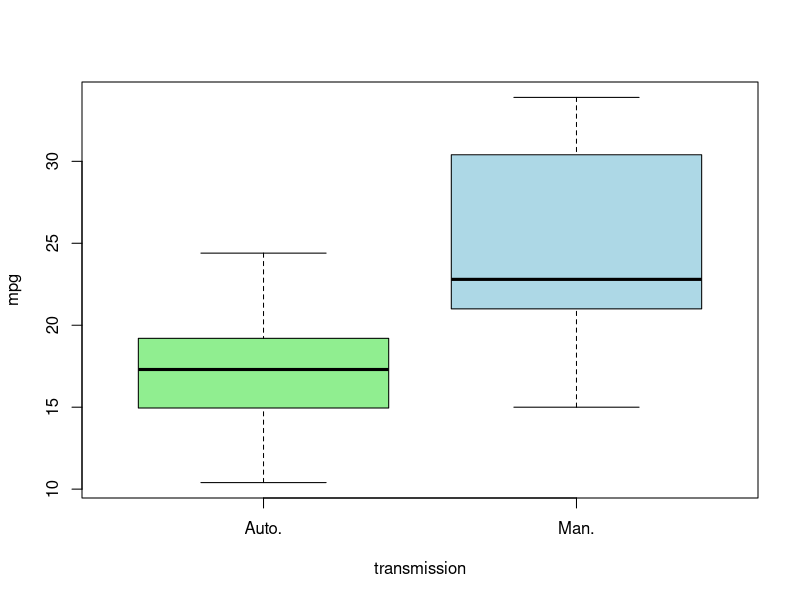
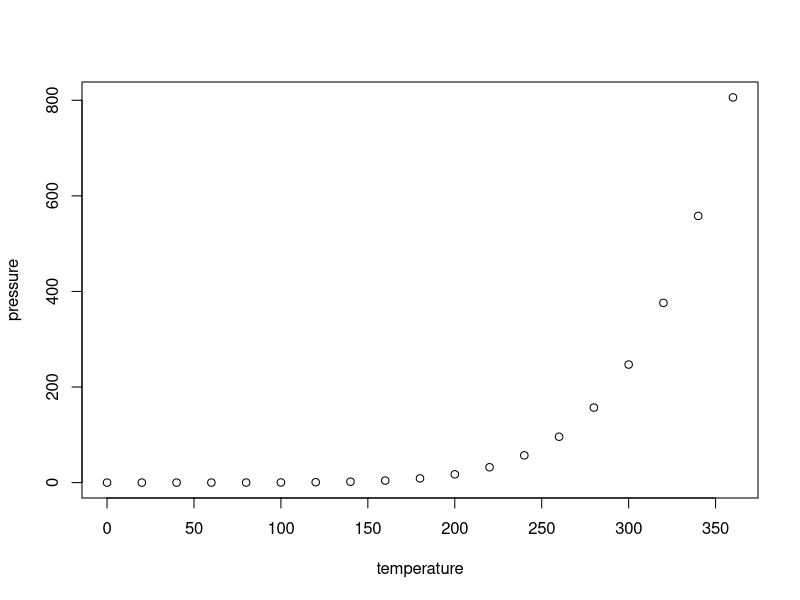

Write R code to recreate these figures, in order.
## ---- chunk 1
knitr::opts_chunk$set(echo = TRUE)
## ---- chunk 2
ds <- mtcars
head(ds, 10)
str(ds)
## ---- chunk 3
ds$am <- factor(ds$am,labels=c('Auto.','Man.'))
head(ds,5)
## ---- chunk 4
plot(ds$am,ds$mpg,col=c('lightgreen','lightblue'),xlab='transmission', ylab='mpg')
## ---- chunk 5
plot(pressure)
